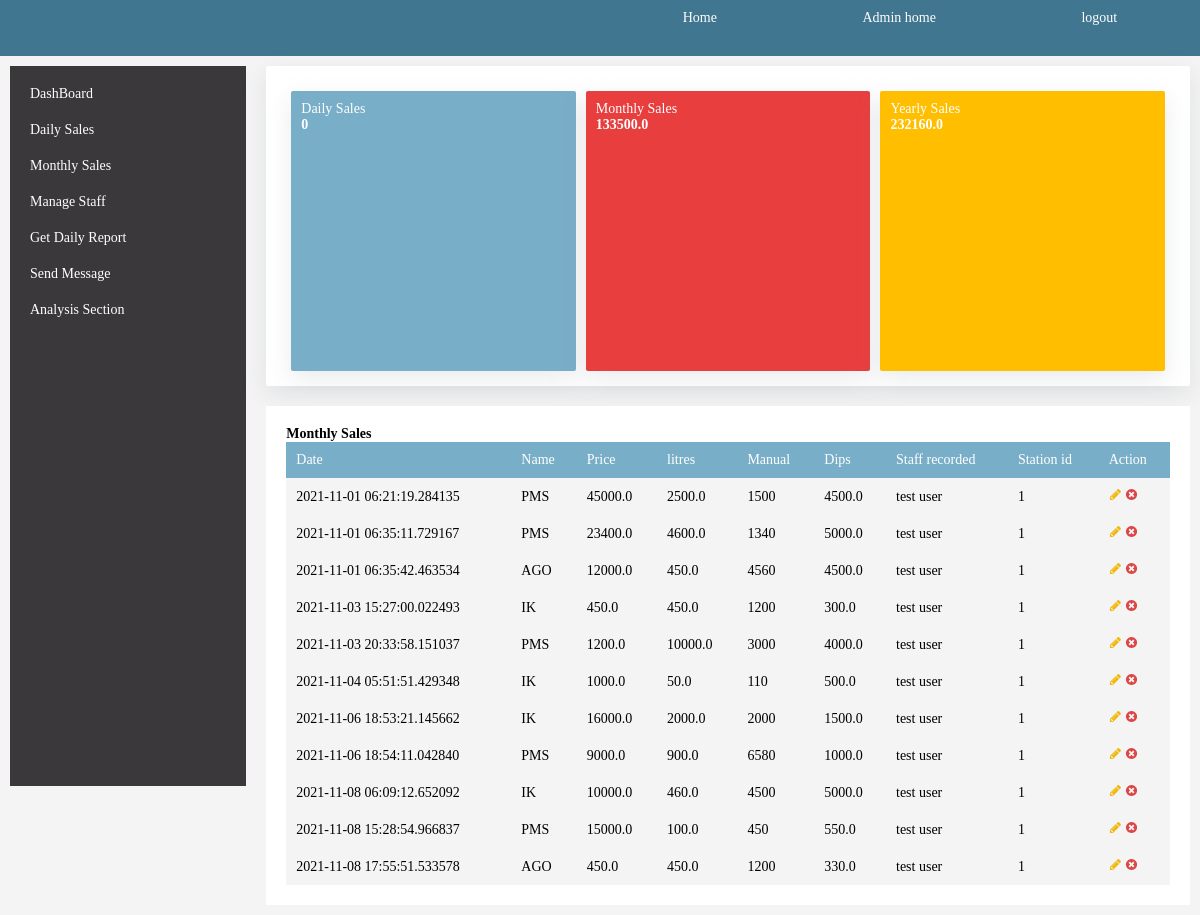
/get/monthly/sales (signed in), run on an earlier commit of the app's database.
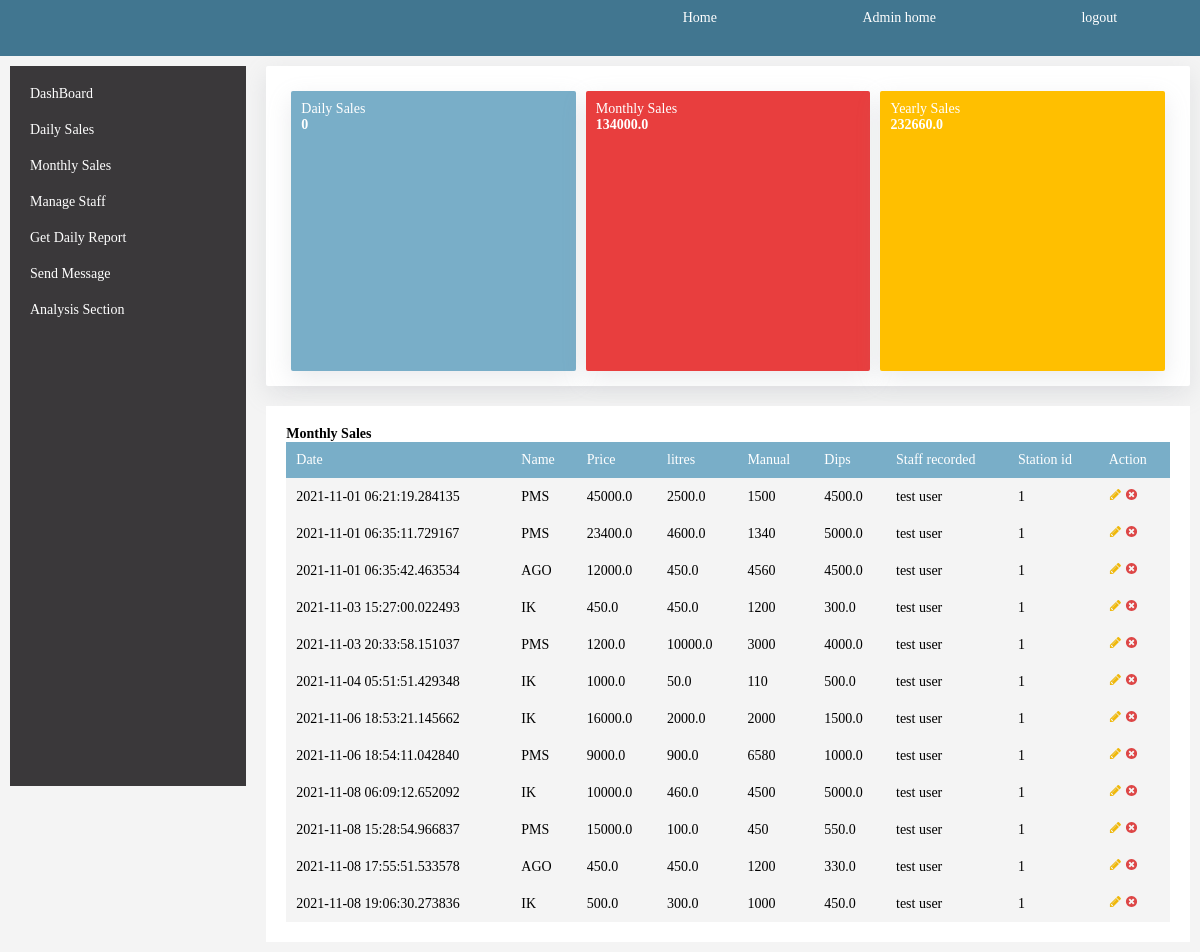
And on a later commit of the database.
### src/models/__init__.py (models this page shows, shortened)
class DatabaseMixin(object):
	__table_args__ = {'extend_existing': True}

class FuelBaseClass(DatabaseMixin, db.Model):
    id = db.Column(db.Integer, primary_key=True)
    date_recorded = db.Column(db.DateTime, default=datetime.datetime.utcnow)
    sales = db.Column(db.Float, nullable=False)
    dips = db.Column(db.Float, nullable=False)
    litres = db.Column(db.Float, nullable=False)
    manual = db.Column(db.Integer, nullable=False)
    photo = db.Column(db.String(200), nullable=False)
    open_stock = db.Column(db.Boolean, nullable=False, default=False)
    fuel_type = db.Column(db.Integer, db.ForeignKey('fueltypes.id'))
    staff_recorded = db.Column(db.Integer, db.ForeignKey('staff.id'))

class fueltypes(DatabaseMixin, db.Model):
    id = db.Column(db.Integer, primary_key=True)
    fuel_name = db.Column(db.String(200), nullable=False)
    dips_refered = db.relationship('FuelBaseClass', lazy='dynamic', backref='fuel', cascade='all, delete')

class StaffMixin(object):
	__table_args__ = {'extend_existing': True}
	is_login = db.Column(db.Boolean, nullable=False, default=False)

class Staff(StaffMixin, UserMixin, db.Model):
    id = db.Column(db.Integer, primary_key=True)
    staff_name = db.Column(db.String(200), nullable=False)
    staff_id = db.Column(db.Integer, nullable=False)
    password=db.Column(db.String(200), nullable=False)
    is_admin = db.Column(db.Boolean, default=False)
    station_id = db.Column(db.Integer, db.ForeignKey('station.id'))
    return_filed = db.relationship('FuelBaseClass', lazy='dynamic', backref='records', overlaps="dips_refered,fuel")
    @login_manager.user_loader
    def load_user(id):
        return Staff.query.get(int(id))

### src/views/__init__.py (the view)
@user.route('get/monthly/sales')
@admins_only
def monthly_sales():
    flbase = FuelBaseClass.query.order_by(FuelBaseClass.date_recorded.desc()).all()
    tod = datetime.datetime.today()
    if tod.day != 1:
        tdy = FuelBaseClass.query.filter(FuelBaseClass.date_recorded > datetime.date(year=tod.year, month=tod.month, day=tod.day-1)).filter(FuelBaseClass.date_recorded<=datetime.date(year=tod.year, month=tod.month, day=tod.day)).all()
    tdy = FuelBaseClass.query.filter(FuelBaseClass.date_recorded > datetime.date(year=tod.year, month=tod.month, day=tod.day)).filter(FuelBaseClass.date_recorded<=datetime.date(year=tod.year, month=tod.month, day=tod.day)).all()
    montot = FuelBaseClass.query.filter(FuelBaseClass.date_recorded <= datetime.date(year=tod.year,month=tod.month, day=30))\
    .filter(FuelBaseClass.date_recorded >= datetime.date(year=tod.year,month=tod.month, day=1)).all()
    yeartot = FuelBaseClass.query.filter(FuelBaseClass.date_recorded <= datetime.date(year=tod.year,month=12, day=tod.day))\
			.filter(FuelBaseClass.date_recorded >= datetime.date(year=tod.year,month=1, day=1)).all()
    monthly_sales = sum([i.sales for i in montot])
    return render_template('monthlysales.html', yeartot=yeartot, yearsum=sum([i.sales for i in yeartot]), monthly_sales=monthly_sales, flbase=flbase, sales=sum([i.sales for i in tdy]), tdy=tdy, montot = montot)

### src/views/__init__.py (called while the page is built)
def admins_only(func):
    @wraps(func)
    def is_admin(*args, **kwargs):
        if current_user.is_authenticated and current_user.is_admin:
            return func(*args, **kwargs)
        return redirect(url_for('application.home'))
    return is_admin

### src/templates/monthlysales.html (shortened to what this page needs)
{% extends 'admin.html'%}
{% block content %}
<div class="table-section">
	<h4 class="display-4">Monthly Sales</h4>
	<div class="table-1">
		<table>
		<thead>
		<tr>
			<td>Date</td>
			<td>Name</td>
			<td>Price</td>
			<td>litres</td>
			<td>Manual</td>
			<td>Dips</td>
			<td>Staff recorded</td>
			<td>Station id</td>
			<td>Action</td>
		</tr>
		</thead>
		<tbody>
			{% for i in montot%}
			<tr>
			<td>{{i.date_recorded}}</td>
			<td>{{i.fuel.fuel_name}}</td>
			<td>{{i.sales}}</td>
			<td>{{i.litres}}</td>
			<td>{{i.manual}}</td>
			<td>{{i.dips}}</td>
			<td>{{i.records.staff_name}}</td>
			<td>{{i.records.station_id}}</td>
			<td>
				<a href="{{url_for('application.update_record', id=i.id)}}" id="update"><img src="{{url_for('static', filename='images/icons/change.svg')}}"></a>
				<a href="{{url_for('application.delete_record', id=i.id)}}"><img src="{{url_for('static', filename='images/icons/delete.svg')}}"></a>
			</td>
		</tr>
		{% endfor %}
		</tbody>
		</table>
	</div>
</div>
{% endblock content %}

### src/templates/admin.html (shortened to what this page needs)
{% extends 'base.html' %}
{% block body %}
<section class="admin-home">
	<main>
		<ul>
			<li><a href="{{url_for('application.admin_home')}}">DashBoard</a></li>
			<li><a href="{{url_for('application.admin_home')}}">Daily Sales</a></li>
			<li><a href="{{url_for('application.monthly_sales')}}">Monthly Sales</a></li>
			<li><a href="{{url_for('application.manage_staff')}}">Manage Staff</a></li>
			<li><a href="{{url_for('application.get_report')}}">Get Daily Report</a></li>
			<li><a href="{{url_for('application.home')}}">Send Message</a></li>
			<li><a href="{{url_for('application.analysis')}}">Analysis Section</a></li>
		</ul>
	</main>
	<div class="mid-section">
		{% if current_user.is_authenticated and current_user.is_admin %}
		<div class="summary-info">
			<div class="card-item bg-blue">
				<small>Daily Sales</small> <br/>
				<h4 class="display-1"> {{sales}}</h4>
			</div>
			<div class="card-item bg-red">
				<small>Monthly Sales</small><br/>
				<h4 class="display-1">{{monthly_sales}}</h4>
			</div>
			<div class="card-item bg-orange">
				<small>Yearly Sales </small><br/>
				<h4 class="display-1">{{yearsum}}</h4>
			</div>
		</div>
		{% endif %}
		{%block content%}
		{% endblock content%}
		</div>
</section>
{% endblock body%}

### src/templates/base.html (shortened to what this page needs)
<html>
	<head>
		<link rel="stylesheet" href="{{url_for('static', filename='css/main.css')}}">
	</head>
	<body>
		<nav>
			<ul>
				<li>
					<a href="{{url_for('application.home')}}">Home</a>
				</li>
				{% if  current_user.is_authenticated and current_user.is_admin %}
				<li>
					<a href="{{url_for('application.admin_home')}}">Admin home</a>
				</li>
				{% endif %}
				{% if current_user.is_authenticated %}
				<li>
					<a href="{{url_for('application.logout')}}">logout</a>
				</li>
				{% endif %}
			</ul>
		</nav>
		{% block body %}
		{% endblock body%}
	</body>
</html>

### src/static/css/main.css (style rules this page uses)
* { font-size: 14px; box-sizing: border-box; margin: 0px; padding: 0px; font-family: times; }
body { height: 100vh; background-color: #f4f4f4; }
nav { min-height: 7vh; background-color: #417690; }
nav ul { margin-left: auto; display: flex; width: 50%; justify-content: space-around; align-items: center; list-style: none; padding: 10px; }
nav ul li a { text-decoration: none; color: white; }
.admin-home { width: 100%; display: flex; }
main { background-color: #3a383a; color: white; padding: 10px; width: 20%; margin: 10px; height: 90vh; }
main ul { display: flex; flex-direction: column; justify-content:space-around; height: auto; list-style: none; }
main ul li { width: 100%; padding: 10px; margin: 0.5px solid #f4f4f4; }
main ul a { text-decoration: none; color: white; }
.mid-section { display: flex; flex-direction: column; width: 80%; height: auto; }
.summary-info { background-color: white; width: auto; padding: 20px; height: 40vh; margin: 10px; border-radius: 2px; display: flex; box-shadow: rgba(149, 157, 165, 0.2) 0px 8px 24px; justify-content: space-around; }
.card-item { height: 100%; width: 33.3%; margin: 5px; padding: 10px; border-radius: 2px; box-shadow: rgba(149, 157, 165, 0.2) 0px 8px 24px; color: white; cursor: pointer; }
.table-section { background-color: white; padding: 20px; margin: 10px; height: auto; }
.bg-blue { background-color: #79aec8; }
.bg-red { background-color: #e83e3e; }
.bg-orange { background-color: #ffbf00; }
.mid-section table { height: auto; width: 100%; border-collapse: collapse; }
.mid-section table thead { font-weight: lighter; background-color: #79aec8; color: white; }
.mid-section table tr, td { padding: 10px; }
.mid-section table tbody tr { background-color: #f4f4f4; }

What changed in the data, as far as the page shows it:
added FuelBaseClass: date_recorded "2021-11-08 19:06:30.273836", fuel.fuel_name "IK", sales "500.0", litres "300.0", manual "1000", dips "450.0", records.staff_name "test user", records.station_id "1"
Also different on the page:
{{ monthly_sales }}: "133500.0" → "134000.0"
{{ yearsum }}: "232160.0" → "232660.0"
